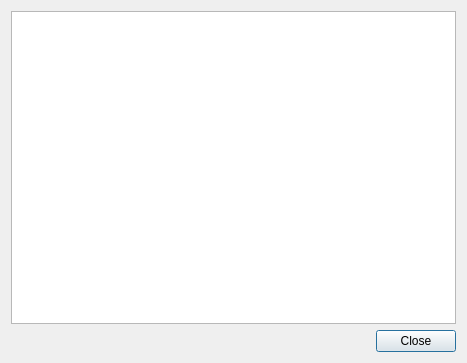
<?xml version="1.0" encoding="UTF-8"?>
<ui version="4.0">
 <class>CSWResponseDialog</class>
 <widget class="QDialog" name="CSWResponseDialog">
  <property name="geometry">
   <rect>
    <x>0</x>
    <y>0</y>
    <width>467</width>
    <height>363</height>
   </rect>
  </property>
  <property name="windowTitle">
   <string>Server response</string>
  </property>
  <layout class="QVBoxLayout" name="verticalLayout">
   <item>
    <widget class="QTextEdit" name="textXml">
     <property name="lineWrapMode">
      <enum>QTextEdit::NoWrap</enum>
     </property>
    </widget>
   </item>
   <item>
    <widget class="QDialogButtonBox" name="buttonBox">
     <property name="orientation">
      <enum>Qt::Horizontal</enum>
     </property>
     <property name="standardButtons">
      <set>QDialogButtonBox::Close</set>
     </property>
    </widget>
   </item>
  </layout>
 </widget>
 <resources/>
 <connections>
  <connection>
   <sender>buttonBox</sender>
   <signal>accepted()</signal>
   <receiver>CSWResponseDialog</receiver>
   <slot>accept()</slot>
   <hints>
    <hint type="sourcelabel">
     <x>248</x>
     <y>254</y>
    </hint>
    <hint type="destinationlabel">
     <x>157</x>
     <y>274</y>
    </hint>
   </hints>
  </connection>
  <connection>
   <sender>buttonBox</sender>
   <signal>rejected()</signal>
   <receiver>CSWResponseDialog</receiver>
   <slot>reject()</slot>
   <hints>
    <hint type="sourcelabel">
     <x>316</x>
     <y>260</y>
    </hint>
    <hint type="destinationlabel">
     <x>286</x>
     <y>274</y>
    </hint>
   </hints>
  </connection>
 </connections>
</ui>
